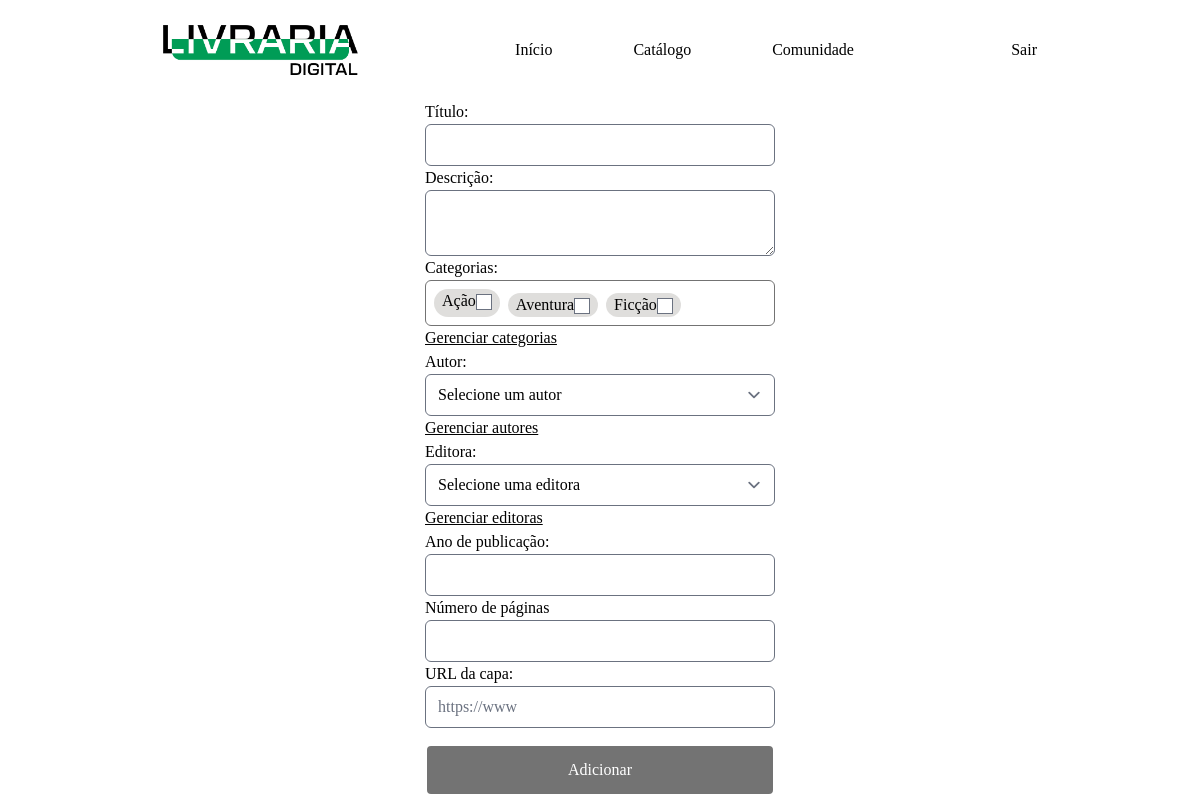
The page /adicionar.php (signed in) on the database its author committed.
### tables this page shows
CREATE TABLE `tab_categorias` (
  `categoria_id` bigint unsigned NOT NULL AUTO_INCREMENT,
  `categoria_name` varchar(50) NOT NULL,
  PRIMARY KEY (`categoria_id`),
  UNIQUE KEY `categoria_id` (`categoria_id`)
);

### adicionar.php (the view, shortened to what this page needs)
<?php
require 'header.php';
if (isset($_COOKIE['addForm-temp'])) {
    $temp = true;
    $tempData = json_decode($_COOKIE['addForm-temp'], true);
} else {
    $temp = false;
    $tempData = null;
}
echo '<div class="adicionarWrapper">';
echo '<form action="adicionar-livro.php" method="post">';
echo '<label for="livro-title">Título:</label>';
if ($temp && $tempData['titulo']) {
    echo '<input type="text" class="" id="livro-title" name="livro-title" value="' . $tempData['titulo'] . '">';
} else {
    echo '<input type="text" class="" id="livro-title" name="livro-title">';
}
echo '<label for="livro-description">Descrição:</label>';
if ($temp && $tempData['descricao']) {
    echo '<textarea name="livro-description" id="livro-description">' . $tempData['descricao'] . '</textarea>';
} else {
    echo '<textarea name="livro-description" id="livro-description"></textarea>';
}
echo '<label for="livro-categoria">Categorias:</label>';
echo '<div class="categoriasWrapper">';
$queryCategorias = "SELECT * FROM tab_categorias ORDER BY categoria_name";
$query = $pdo->prepare($queryCategorias);
$query->execute();
$categorias = $query->fetchAll(PDO::FETCH_ASSOC);
foreach ($categorias as $categoriaId => $categoria) {
    echo '<div class="wrapper">';
    echo '<label for="' . $categoria['categoria_name'] . '">' . $categoria['categoria_name'] . '</label>';
    $isChecked = false;
    echo '<input type="checkbox" name="livro-categoria[]" id="' . $categoria['categoria_name'] . '" value="' . $categoria['categoria_name'] . '"';
    if ($isChecked) {
        echo ' checked';
    }
    echo '>';
    echo '</div>';
}
echo '</div>';
if ($_SESSION['user']['permission'] == 2) {
    echo '<a href="gerenciar-categorias.php?categorias" class="underline hover:font-bold">Gerenciar categorias</a><br>';
}
echo '<label for="autor">Autor:</label>';
echo '<select name="autor" id="autor">';
$queryAutores = "SELECT * FROM tab_autores ORDER BY autor_name";
$query = $pdo->prepare($queryAutores);
$query->execute();
$autores = $query->fetchAll(PDO::FETCH_ASSOC);
if ($temp && $tempData['autor']) {
    foreach ($autores as $autor) {
        if ($autor['autor_name'] == $tempData['autor']) {
            echo '<option value="' . $autor['autor_name'] . '" selected>' . $autor['autor_name'] . '</option>';
        } else {
            echo '<option value="' . $autor['autor_name'] . '">' . $autor['autor_name'] . '</option>';
        }
    }
} else {
    echo '<option selected disabled hidden> Selecione um autor </option>';
}
echo '</select>';
if ($_SESSION['user']['permission'] == 2) {
    echo '<a href="gerenciar-autores.php" class="underline hover:font-bold">Gerenciar autores</a><br>';
}
echo '<label for="editora">Editora:</label>';
echo '<select name="editora" id="editora">';
$queryEditoras = "SELECT * FROM tab_editoras ORDER BY editora_name";
$query = $pdo->prepare($queryEditoras);
$query->execute();
$editoras = $query->fetchAll(PDO::FETCH_ASSOC);
if ($temp && $tempData['editora']) {
    foreach ($editoras as $editora) {
        if ($editora['editora_name'] == $tempData['editora']) {
            echo '<option value="' . $editora['editora_name'] . '" selected>' . $editora['editora_name'] . '</option>';
        } else {
            echo '<option value="' . $editora['editora_name'] . '">' . $editora['editora_name'] . '</option>';
        }
    }
} else {
    echo '<option selected disabled hidden> Selecione uma editora </option>';
}
echo '</select>';
if ($_SESSION['user']['permission'] == 2) {
    echo '<a href="gerenciar-editoras.php" class="underline hover:font-bold">Gerenciar editoras</a><br>';
}
echo '<label for="ano">Ano de publicação:</label>';
if ($temp && $tempData['ano']) {
    echo '<input type="number" name="ano" id="ano" value="' . $tempData['ano'] . '">';
} else {
    echo '<input type="number" name="ano" id="ano">';
}
echo '<label for="paginas">Número de páginas</label>';
if ($temp && $tempData['paginas']) {
    echo '<input type="number" name="paginas" id="paginas" value="' . $tempData['paginas'] . '">';
} else {
    echo '<input type="number" name="paginas" id="paginas">';
}
echo '<label for="image">URL da capa:</label>';
if ($temp && $tempData['image']) {
    echo '<input type="url" name="image" id="image" placeholder="https://www" value="' . $tempData['image'] . '">';
} else {
    echo '<input type="url" name="image" id="image" placeholder="https://www">';
}
?>
<input type="submit" value="Adicionar" class="btn-submit border border-neutral-500">
</form>
</div>

### style.css (style rules this page uses)
html { line-height: 1.5; -webkit-text-size-adjust: 100%; -moz-tab-size: 4; -o-tab-size: 4; tab-size: 4; font-family: ui-sans-serif, system-ui, -apple-system, BlinkMacSystemFont, "Segoe UI", Roboto, "Helvetica Neue", Arial, "Noto Sans", sans-serif, "Apple Color Emoji", "Segoe UI Emoji", "Segoe UI Symbol", "Noto Color Emoji"; font-feature-settings: normal; }
body { margin: 0; line-height: inherit; }
a { color: inherit; text-decoration: inherit; }
button, input, optgroup, select, textarea { font-family: inherit; font-size: 100%; font-weight: inherit; line-height: inherit; color: inherit; margin: 0; padding: 0; }
button, select { text-transform: none; }
button, [type='button'], [type='reset'], [type='submit'] { -webkit-appearance: button; background-color: transparent; background-image: none; }
textarea { resize: vertical; }
input::placeholder, textarea::placeholder { opacity: 1; color: #9ca3af; }
:disabled { cursor: default; }
[hidden] { display: none; }
[type='text'],[type='email'],[type='url'],[type='password'],[type='number'],[type='date'],[type='datetime-local'],[type='month'],[type='search'],[type='tel'],[type='time'],[type='week'],[multiple],textarea,select { -webkit-appearance: none; -moz-appearance: none; appearance: none; background-color: #fff; border-color: #6b7280; border-width: 1px; border-radius: 0px; padding-top: 0.5rem; padding-right: 0.75rem; padding-bottom: 0.5rem; padding-left: 0.75rem; font-size: 1rem; line-height: 1.5rem; --tw-shadow: 0 0 #0000; }
input::placeholder,textarea::placeholder { color: #6b7280; opacity: 1; }
select { background-position: right 0.5rem center; background-repeat: no-repeat; background-size: 1.5em 1.5em; padding-right: 2.5rem; -webkit-print-color-adjust: exact; print-color-adjust: exact; }
[type='checkbox'],[type='radio'] { -webkit-appearance: none; -moz-appearance: none; appearance: none; padding: 0; -webkit-print-color-adjust: exact; print-color-adjust: exact; display: inline-block; vertical-align: middle; background-origin: border-box; -webkit-user-select: none; -moz-user-select: none; user-select: none; flex-shrink: 0; height: 1rem; width: 1rem; color: #2563eb; background-color: #fff; border-color: #6b7280; border-width: 1px; --tw-shadow: 0 0 #0000; }
[type='checkbox'] { border-radius: 0px; }
body { font-family: rival-sans, ui-serif, Georgia, Cambria, "Times New Roman", Times, serif; }
.adicionarWrapper { width: 100%; padding-right: 4.688rem; padding-left: 4.688rem; }
@media (min-width: 640px) { .adicionarWrapper { max-width: 640px; } }
@media (min-width: 768px) { .adicionarWrapper { max-width: 768px; } }
@media (min-width: 1024px) { .adicionarWrapper { max-width: 1024px; } }
.adicionarWrapper { margin-left: auto; margin-right: auto; width: 41.666667%; }
.adicionarWrapper input[type=text], .adicionarWrapper input[type=url], .adicionarWrapper input[type=number], .adicionarWrapper select, .adicionarWrapper textarea { width: 100%; border-radius: 0.375rem; }
.categoriasWrapper { display: flex; max-height: 4rem; flex-wrap: wrap; }
.categoriasWrapper > :not([hidden]) ~ :not([hidden]) { --tw-space-x-reverse: 0; margin-right: calc(0.5rem * var(--tw-space-x-reverse)); margin-left: calc(0.5rem * calc(1 - var(--tw-space-x-reverse))); --tw-space-y-reverse: 0; margin-top: calc(0.25rem * calc(1 - var(--tw-space-y-reverse))); margin-bottom: calc(0.25rem * var(--tw-space-y-reverse)); }
.categoriasWrapper { overflow: scroll; border-radius: 0.375rem; border-width: 1px; --tw-border-opacity: 1; border-color: rgb(115 115 115 / var(--tw-border-opacity)); padding: 0.5rem; }
.categoriasWrapper > .wrapper { width: -moz-fit-content; width: fit-content; border-radius: 9999px; background-color: rgb(98 93 83 / var(--tw-bg-opacity)); --tw-bg-opacity: 0.2; padding-left: 0.5rem; padding-right: 0.5rem; }
.border { border-width: 1px; }
.border-neutral-500 { --tw-border-opacity: 1; border-color: rgb(115 115 115 / var(--tw-border-opacity)); }
.underline { text-decoration-line: underline; }
.btn-submit { margin-top: 1rem; width: 100%; cursor: pointer; border-radius: 0.375rem; border-width: 2px; --tw-border-opacity: 1; border-color: rgb(255 255 255 / var(--tw-border-opacity)); --tw-bg-opacity: 1; background-color: rgb(115 115 115 / var(--tw-bg-opacity)); padding-top: 12px; padding-bottom: 12px; --tw-text-opacity: 1; color: rgb(255 255 255 / var(--tw-text-opacity)); }

### rows shown on the page
tab_categorias: categoria_name "Ação"
tab_categorias: categoria_name "Aventura"
tab_categorias: categoria_name "Ficção"
